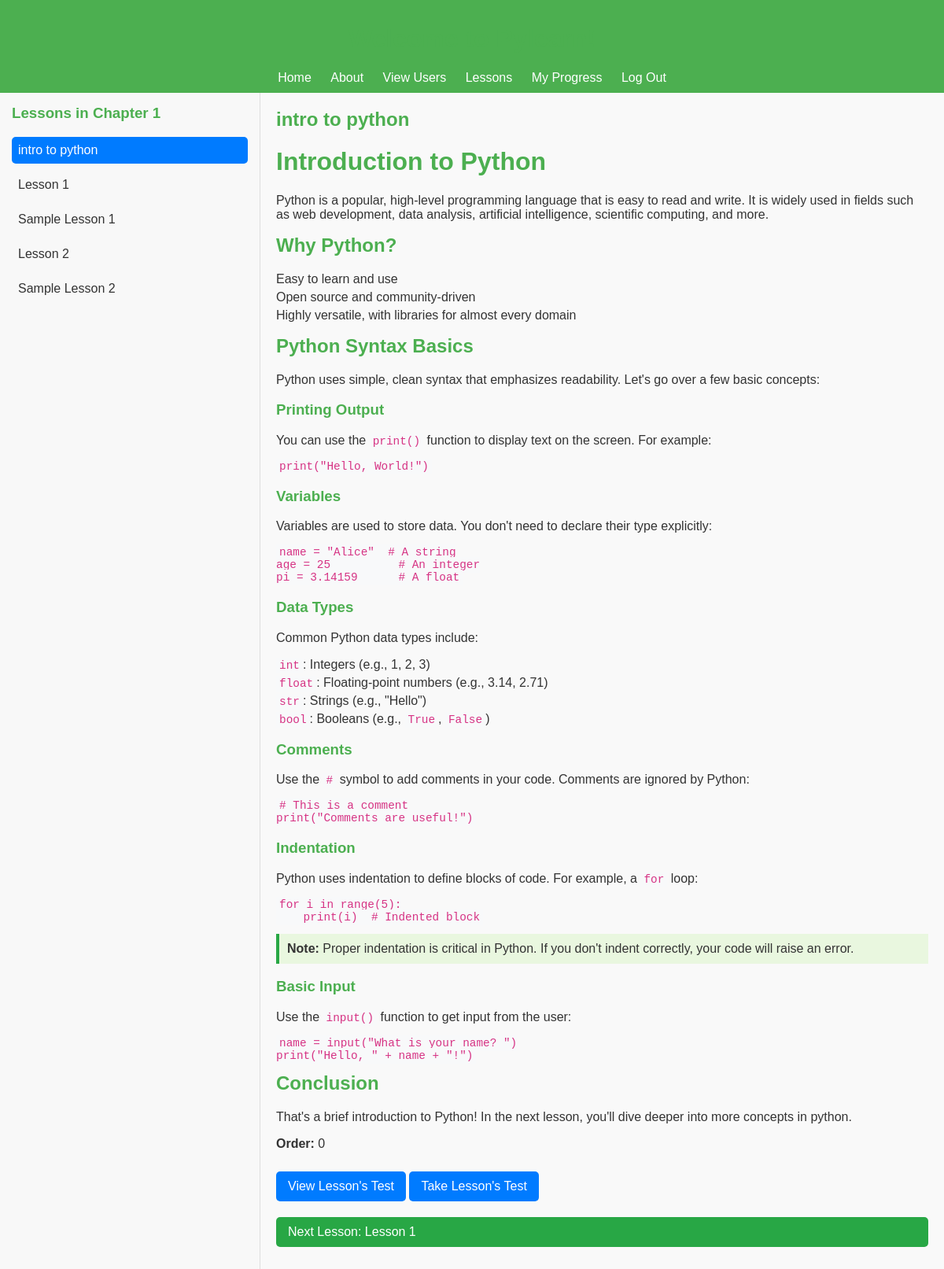
The page /lessons/chapter/1/lesson/0/ (signed in) on the database as committed earlier.
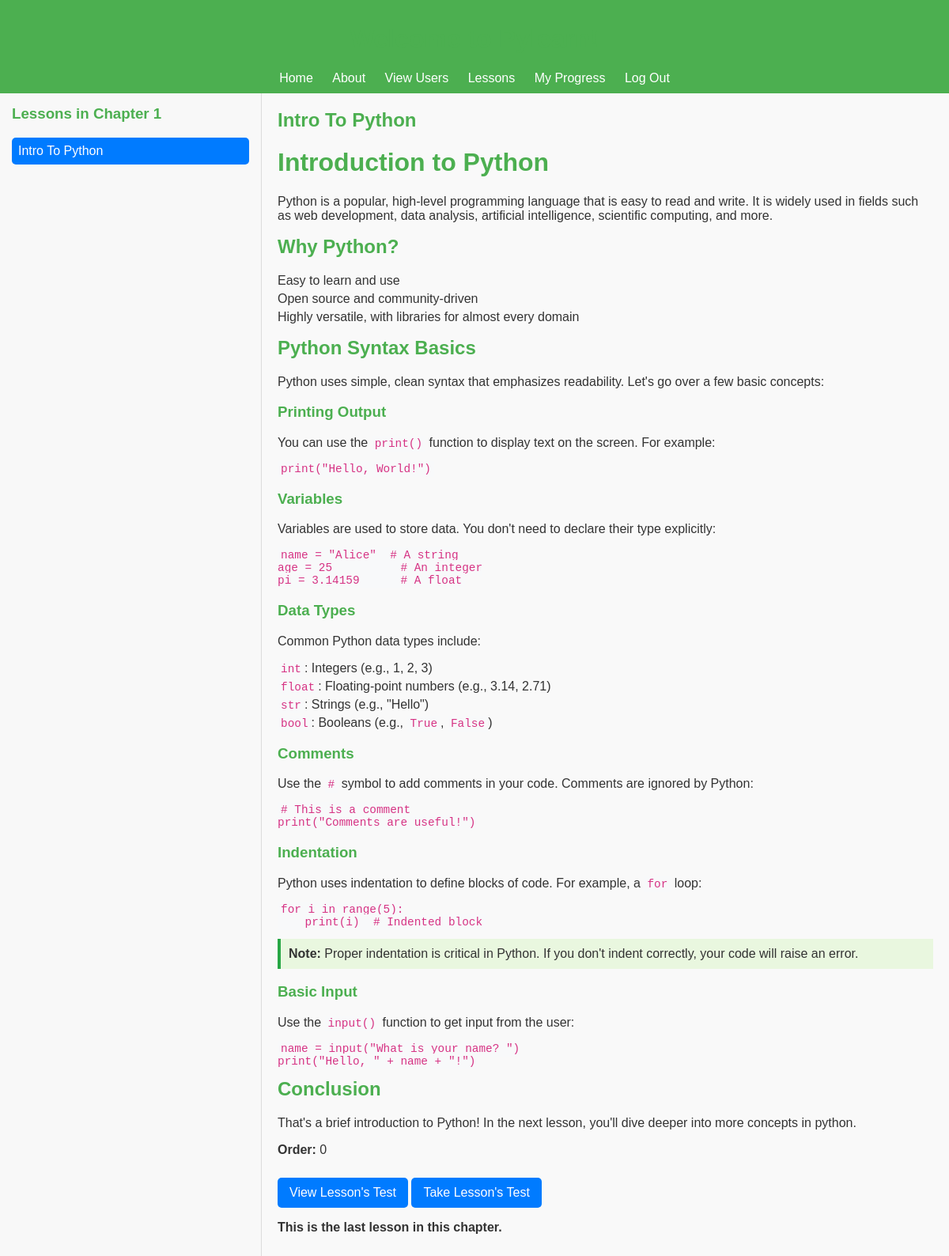
The same page on the database as committed later.
### lessons/models.py (models this page shows, shortened)
class Lesson(models.Model):
    title = models.CharField(max_length=200)
    content = models.TextField()  # HTML or Markdown for lesson content
    order = models.IntegerField()  # Lesson order in the curriculum

### lessons/views.py (the view)
# urls.py: path('chapter/<int:chapter_id>/lesson/<int:lesson_id>/', views.view_lessons, name='view_lessons'),
@login_required
def view_lessons(request, chapter_id=None, lesson_id=None):
    if chapter_id == 1 and lesson_id >= CHAPTER_SIZE:
        chapter_id = lesson_id // CHAPTER_SIZE + 1
    start_order = (chapter_id - 1) * CHAPTER_SIZE
    end_order = chapter_id * CHAPTER_SIZE
    lessons = Lesson.objects.filter(order__gte=start_order, order__lt=end_order).order_by('order')
    current_lesson = None
    if lesson_id is not None:
        if lesson_id == 0:
            current_lesson = get_object_or_404(Lesson, id=(chapter_id-1)*CHAPTER_SIZE)
        else:
            current_lesson = get_object_or_404(Lesson, id=lesson_id)
    else:
        current_lesson = lessons.first()  # Default to the first lesson in the chapter
    next_lesson = lessons.filter(order__gt=current_lesson.order).order_by('order').first()
    context = {
        'lessons': lessons,
        'current_lesson': current_lesson,
        'next_lesson': next_lesson,
        'chapter_id': chapter_id,
    }
    return render(request, 'view_lessons.html', context)

### lessons/templates/view_lessons.html
{% extends 'base.html' %}
{% block content %}
<head>
    {% load static %}
    <link rel="stylesheet" type="text/css" href="{% static 'styles/lesson_sidebar.css' %}">
</head>
<div class="container">
    <div class="sidebar">
        <h3>Lessons in Chapter {{ chapter_id }}</h3>
        <ul>
            {% for lesson in lessons %}
            <li>
                <a href="{% url 'lessons:view_lessons' chapter_id lesson.id %}"
                   class="{% if lesson.id == current_lesson.id %}active{% endif %}">
                   {{ lesson.title }}
                </a>
            </li>
            {% endfor %}
        </ul>
    </div>
    <div class="lesson-content">
        {% if current_lesson %}
        <h2>{{ current_lesson.title }}</h2>
        <p>{{ current_lesson.content|safe }}</p>
        <p><strong>Order:</strong> {{ current_lesson.order }}</p>
        {% if current_lesson.quizzes.all %}
        <p>
            <a href="{% url 'lessons:view_lesson_test' current_lesson.id %}" class="btn">View Lesson's Test</a>
            <a href="{% url 'lessons:take_lesson_test' current_lesson.id %}" class="btn">Take Lesson's Test</a>
        </p>
        {% else %}
        <p><strong>No test is available for this lesson</strong></p>
        {% endif %}
        {% if next_lesson %}
        <a href="{% url 'lessons:view_lessons' chapter_id next_lesson.id %}" class="btn next-btn">
            Next Lesson: {{ next_lesson.title }}
        </a>
        {% else %}
        <p><strong>This is the last lesson in this chapter.</strong></p>
        {% endif %}
        {% else %}
        <p>No lesson selected.</p>
        {% endif %}
    </div>
</div>
{% endblock %}

Rows that differ between the two databases and show on the page:
removed Lesson: title "Lesson 1"
removed Lesson: title "Sample Lesson 1"
removed Lesson: title "Lesson 2"
removed Lesson: title "Sample Lesson 2"
changed Lesson: title "intro to python" → "Intro To Python"
Other text that changed with them:
text no longer shown: "Next Lesson:"
text now shown: "This is the last lesson in this chapter."
